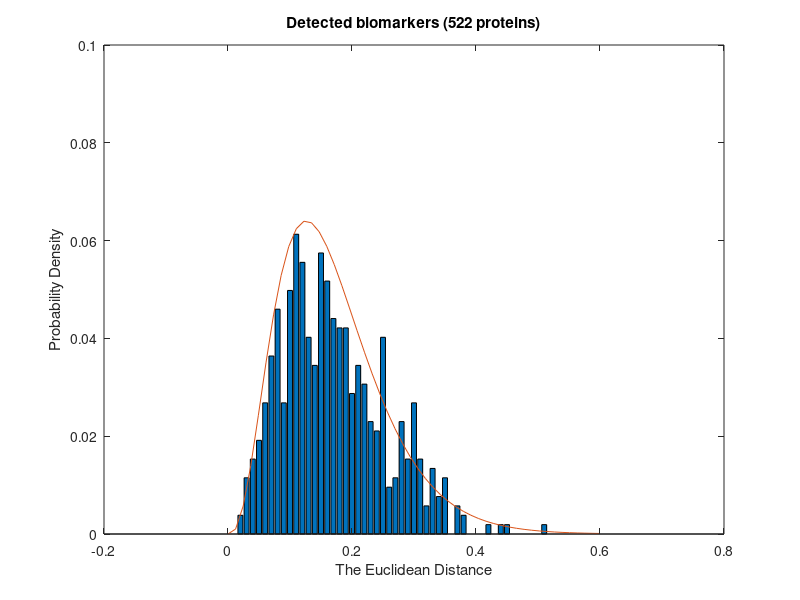
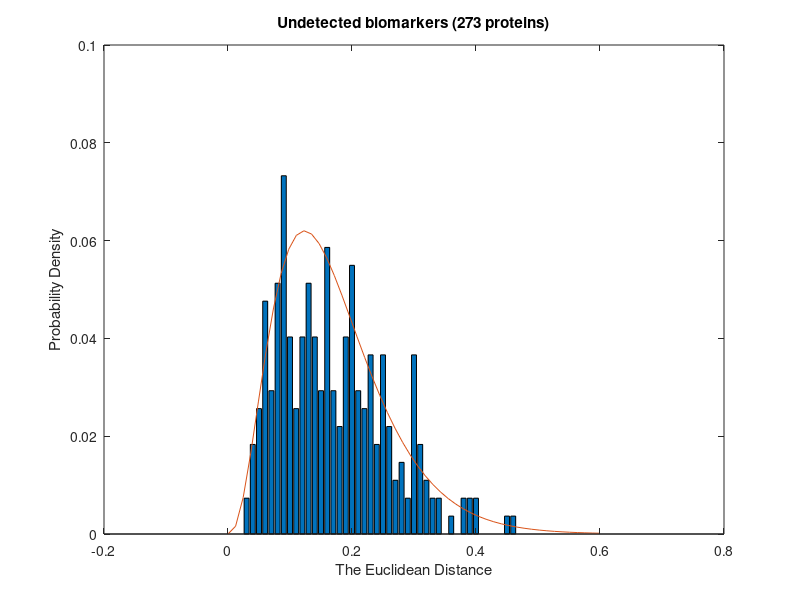

Write MATLAB code to recreate these figures, in order.
clear all;clc;
% load('NotPROTdistBio2.mat')
load('PROTdistBio2.mat')
binWidth = 0.01;
lastVal = 0.6;
binEdges = 0:binWidth:lastVal;
[counts1,centers] = hist(protdist,binEdges);
figure(1)
bar(centers, counts1 / sum(counts1))
pd = fitdist(protdist,'Gamma');
% h = histogram(protdist,binEdges,'Normalization','pdf','FaceColor',[.9 .9 .9]);
xlabel('The Euclidean Distance');
ylabel('Probability Density');title('Detected biomarkers (522 proteins)')
ylim([0 0.1]);
xgrid = linspace(0,0.6,50)';
pdfEst = pdf(pd,xgrid);
pdfEst = pdfEst/sum(pdfEst);
line(xgrid,pdfEst)

clear all;clc;
load('NotPROTdistBio2.mat')
binWidth = 0.01;
lastVal = 0.6;
binEdges = 0:binWidth:lastVal;
[counts1,centers] = hist(protdist,binEdges);
figure(2)
bar(centers, counts1 / sum(counts1))
pd = fitdist(protdist,'Gamma');
% h = histogram(protdist,binEdges,'Normalization','pdf','FaceColor',[.9 .9 .9]);
xlabel('The Euclidean Distance');
ylabel('Probability Density');title('Undetected biomarkers (273 proteins)')
ylim([0 0.1]);
xgrid = linspace(0,0.6,50)';
pdfEst = pdf(pd,xgrid);
pdfEst = pdfEst/sum(pdfEst);
line(xgrid,pdfEst)